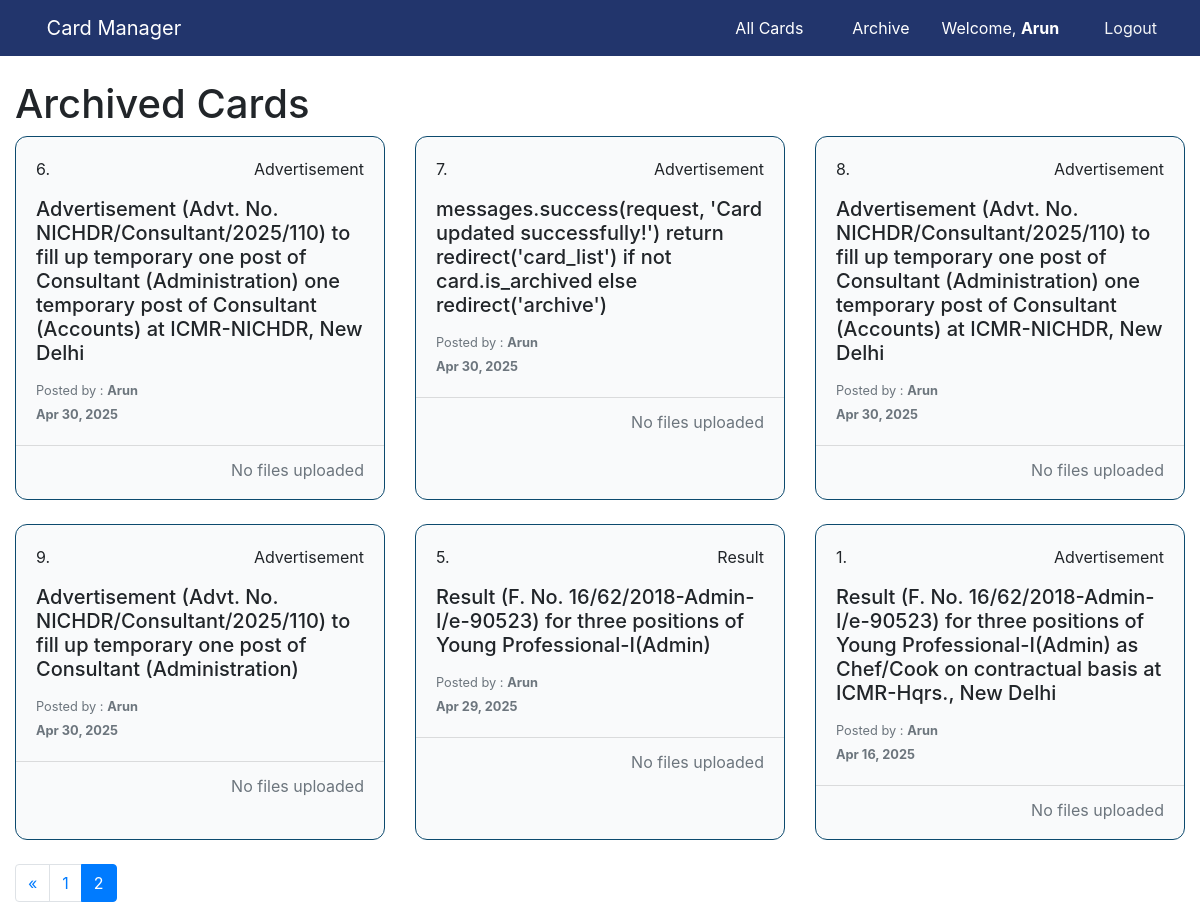
The page /archive/?page=2 (signed in) on the database its author committed.
### task_report_app/models.py (models this page shows, shortened)
class Task(models.Model):
    serial_number = models.IntegerField(unique=True, blank=True, null=True)
    title = models.CharField(max_length=250)
    post_type = models.CharField(max_length=50, choices=PostType.choices, default=PostType.Advertisement)
    status = models.CharField(max_length=50, choices=Status.choices, default=Status.Active)
    created_at = models.DateField(auto_now_add=True)
    updated_at = models.DateField(auto_now=True)
    last_date = models.DateField(null=True, blank=True)
    is_archived = models.BooleanField(default=False)
    author = models.ForeignKey(User, on_delete=models.CASCADE, related_name='tasks')

### task_report_app/views.py (the view)
# urls.py: path('archive/', views.archive_list, name='archive')
def archive_list(request):
    archived_cards = Task.objects.filter(is_archived=True).order_by('-created_at')
    paginator = Paginator(archived_cards, 6)  # Show 6 cards per page
    page = request.GET.get('page')
    try:
        paginated_cards = paginator.page(page)
    except PageNotAnInteger:
        paginated_cards = paginator.page(1)
    except EmptyPage:
        paginated_cards = paginator.page(paginator.num_pages)
    context = {'cards': paginated_cards}
    return render(request, 'archive_list.html', context)

### task_report_app/templates/archive_list.html (shortened to what this page needs)
{% extends 'base.html' %}
{% load static %}
{% load custom_tags %}
{% block content %}
<h1>Archived Cards</h1>
<div class="row">
    {% for task in cards %}
    <div class="col-md-4 mb-4 card_viewer_container">
      <div class="h-100 card_viewer">
        <div class="card-body card_viewer_body">
          <div class="d-flex justify-content-between">
            <p>{{ task.serial_number }}.</p>
            <p class="card-text">{{ task.post_type }}</p>
          </div>
          <h5 class="card-title">{{ task.title }}</h5>
          <small class="text-muted">
            Posted by :
            <b class="text-capitalize">{{ task.author.username }}</b><br />
            <b>{{ task.created_at|date:"M d, Y" }}</b>
          </small>
        </div>
        {% if user.is_authenticated and user == task.author %}
        <div
          class="card-footer bg-transparent card_viewer_footer d-flex justify-content-between"
        >
          <div class="card_viewer_footer_btns">
            <a href="{% url 'edit_card' task.id %}" class="edit_btn" title="Edit">
              <i class="fa-solid fa-pen-to-square"></i>
            </a>
            <a href="{% url 'delete_card' task.id %}" class="delete_btn d-inline">
              <button type="submit" class="btn btn-sm" title="Delete">
                <i
                  class="fa-solid fa-trash-can faShake"
                  style="color: #e8172c"
                ></i>
              </button>
            </a>
          </div>
          <div class="task_viewer_data">
            {% if task.uploaded_files.all %}
            <div class="file-icons">
              {% for uploaded_file in task.uploaded_files.all %}
              <a
                href="{{ uploaded_file.file.url }}"
                download
                title="{{ uploaded_file.file.name|basename }}"
              >
                <i class="fa-solid fa-file-pdf"></i>
              </a>
              {% endfor %}
            </div>
            {% else %}
            <div class="no-files text-muted">No files uploaded</div>
            {% endif %}
          </div>
        </div>
        {% endif %}
      </div>
    </div>
    {% empty %}
    <div class="col-12 text-center py-5">
      <h4>No cards yet.</h4>
    </div>
    {% endfor %}
  </div>
<nav aria-label="Page navigation">
    <ul class="pagination">
        {% if cards.has_previous %}
        <li class="page-item">
            <a class="page-link" href="?page={{ cards.previous_page_number }}" aria-label="Previous">
                <span aria-hidden="true">&laquo;</span>
            </a>
        </li>
        {% endif %}
        {% for num in cards.paginator.page_range %}
        <li class="page-item {% if num == cards.number %}active{% endif %}">
            <a class="page-link" href="?page={{ num }}">{{ num }}</a>
        </li>
        {% endfor %}
    </ul>
</nav>
{% endblock %}

### task_report_app/templates/base.html (shortened to what this page needs)
{% load static %}
<!DOCTYPE html>
<html lang="en">
<head>
    <link rel="stylesheet" href="/static/css/styles.css">
    <link rel="stylesheet" href="/static/bootstrap/bootstrap.min.css">
    <link rel="stylesheet" href="/static/fontawesome/css/all.min.css">
</head>
<body>
    <nav class="navbar navbar-expand-lg navbar-dark mb-4" style="background-color: #22356c;">
        <div class="container-fluid">
            <a class="navbar-brand" href="{% url 'card_list' %}">
                <i class="fas fa-layer-group me-2"></i>Card Manager
            </a>
            <div class="collapse navbar-collapse justify-content-end" id="navbarNav">
                <a class="navbar-brand" id="toggleReader"><i class="fa-solid fa-person-chalkboard"></i></a>
                <a class="nav-item nav-link" href="{% url 'card_list' %}">
                    <i class="fas fa-th-list"></i> All Cards
                </a>
                <a href="{% url 'archive' %}" class="nav-item nav-link">
                    <i class="fa-solid fa-box-archive"></i>
                    Archive
                </a>
                {% if request.user.is_authenticated %}
                    <span class="nav-item nav-link me-3">Welcome, <b class="text-capitalize">{{ request.user.username }}</b></span>
                    <form action="{% url 'logout' %}" method="post" class="nav-item">
                        <button type="submit" class="btn btn-logout">
                            <i class="fas fa-sign-out-alt"></i> Logout
                        </button>
                    </form>
                {% else %}
                    <a class="nav-item nav-link" href="{% url 'login' %}?next={{ request.path }}">
                        <i class="fa-solid fa-user"></i> Login
                    </a>
                {% endif %}
            </div>
        </div>
    </nav>
    <div class="container">
        {% block content %}{% endblock %}
    </div>
</body>
</html>

### task_report_app/static/css/styles.css (style rules this page uses)
:root { --primary-50: #f0f9ff; --primary-100: #e0f2fe; --primary-200: #bae6fd; --primary-300: #7dd3fc; --primary-400: #38bdf8; --primary-500: #0ea5e9; --primary-600: #0284c7; --primary-700: #0369a1; --primary-800: #075985; --primary-900: #0c4a6e; --gray-50: #f9fafb; --gray-100: #f3f4f6; --gray-200: #e5e7eb; --gray-300: #d1d5db; --gray-400: #9ca3af; --gray-500: #6b7280; --gray-600: #4b5563; --gray-700: #374151; --gray-800: #1f2937; --gray-900: #111827; --success-500: #10b981; --warning-500: #f59e0b; --error-500: #ef4444; --font-sans: 'Inter', 'Segoe UI', Roboto, sans-serif; --font-mono: 'Roboto Mono', monospace; --font-serif: 'Georgia', serif; --text-xs: 0.75rem; --text-sm: 0.875rem; --text-base: 1rem; --text-lg: 1.125rem; --text-xl: 1.25rem; --text-2xl: 1.5rem; --text-3xl: 1.875rem; --text-4xl: 2.25rem; --text-5xl: 3rem; --font-light: 300; --font-normal: 400; --font-medium: 500; --font-semibold: 600; --font-bold: 700; --space-0: 0; --space-1: 0.25rem; --space-2: 0.5rem; --space-3: 0.75rem; --space-4: 1rem; --space-5: 1.25rem; --space-6: 1.5rem; --space-8: 2rem; --space-10: 2.5rem; --space-12: 3rem; --space-16: 4rem; --space-20: 5rem; --space-24: 6rem; --shadow-sm: 0 1px 2px 0 rgb(0 0 0 / 0.05); --shadow: 0 1px 3px 0 rgb(0 0 0 / 0.1), 0 1px 2px -1px rgb(0 0 0 / 0.1); --shadow-md: 0 4px 6px -1px rgb(0 0 0 / 0.1), 0 2px 4px -2px rgb(0 0 0 / 0.1); --shadow-lg: 0 10px 15px -3px rgb(0 0 0 / 0.1), 0 4px 6px -4px rgb(0 0 0 / 0.1); --rounded-none: 0; --rounded-sm: 0.125rem; --rounded: 0.25rem; --rounded-md: 0.375rem; --rounded-lg: 0.5rem; --rounded-xl: 0.75rem; --rounded-full: 9999px; --transition-fast: 150ms; --transition-normal: 300ms; --transition-slow: 500ms; }
*, *::before, *::after { box-sizing: border-box; margin: 0; padding: 0; }
html { scroll-behavior: smooth; }
body { font-family: var(--font-sans); line-height: 1.5; color: var(--gray-800); background-color: var(--gray-50); }
h1, h2, h3, h4, h5, h6 { font-weight: var(--font-bold); line-height: 1.2; margin-bottom: var(--space-2); }
a { color: var(--primary-600); text-decoration: none; transition: color var(--transition-fast) ease; }
a[title] { position: relative; }
button { cursor: pointer; font-family: inherit; }
.container { width: 100%; max-width: 1200px; margin-left: auto; margin-right: auto; padding-left: var(--space-4); padding-right: var(--space-4); }
.nav-link { color: #fff; }
.card_viewer { background-color: var(--gray-50); border: 0.1px solid var(--primary-900); border-radius: 12px; transition: transform 0.2s; }
.edit_btn { border-radius: 2px; padding: 2px 2px; }
.card_viewer_footer_btns { gap: 10px; justify-content: space-between; align-items: center; }
button .fa-trash-can { display: inline-block; cursor: pointer; }
.btn-logout { color: #f3f4f6; }

### rows shown on the page
Task: serial_number "6", post_type "Advertisement", title "Advertisement (Advt. No. NICHDR/Consultant/2025/110) to fill up temporary one post of Consultant (Administration) one temporary post of Consultant (Accounts) at ICMR-NICHDR, New Delhi", author.username "Arun", created_at "Apr 30, 2025", shows "No files uploaded"
Task: serial_number "7", post_type "Advertisement", title "messages.success(request, 'Card updated successfully!') return redirect('card_list') if not card.is_archived else redirect('archive')", author.username "Arun", created_at "Apr 30, 2025", shows "No files uploaded"
Task: serial_number "8", post_type "Advertisement", title "Advertisement (Advt. No. NICHDR/Consultant/2025/110) to fill up temporary one post of Consultant (Administration) one temporary post of Consultant (Accounts) at ICMR-NICHDR, New Delhi", author.username "Arun", created_at "Apr 30, 2025", shows "No files uploaded"
Task: serial_number "9", post_type "Advertisement", title "Advertisement (Advt. No. NICHDR/Consultant/2025/110) to fill up temporary one post of Consultant (Administration)", author.username "Arun", created_at "Apr 30, 2025", shows "No files uploaded"
Task: serial_number "5", post_type "Result", title "Result (F. No. 16/62/2018-Admin-I/e-90523) for three positions of Young Professional-I(Admin)", author.username "Arun", created_at "Apr 29, 2025", shows "No files uploaded"
Task: serial_number "1", post_type "Advertisement", title "Result (F. No. 16/62/2018-Admin-I/e-90523) for three positions of Young Professional-I(Admin) as Chef/Cook on contractual basis at ICMR-Hqrs., New Delhi", author.username "Arun", created_at "Apr 16, 2025", shows "No files uploaded"

### other values the page prints
{{ request.user.username }} "Arun"
{{ num }} "1" "2"
